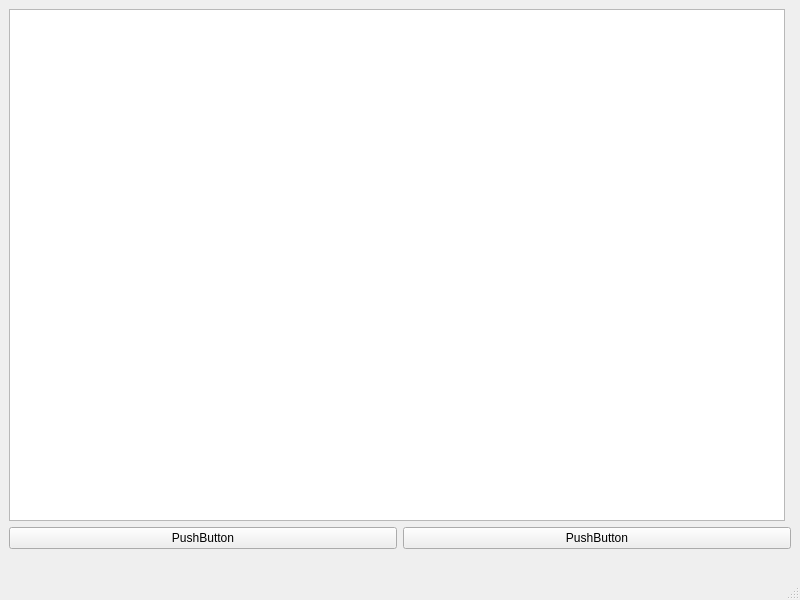
<?xml version="1.0" encoding="UTF-8"?>
<ui version="4.0">
 <class>MainWindow</class>
 <widget class="QMainWindow" name="MainWindow">
  <property name="geometry">
   <rect>
    <x>0</x>
    <y>0</y>
    <width>800</width>
    <height>600</height>
   </rect>
  </property>
  <property name="sizePolicy">
   <sizepolicy hsizetype="Fixed" vsizetype="Expanding">
    <horstretch>0</horstretch>
    <verstretch>0</verstretch>
   </sizepolicy>
  </property>
  <property name="windowTitle">
   <string>MainWindow</string>
  </property>
  <widget class="QWidget" name="centralwidget">
   <layout class="QVBoxLayout" name="verticalLayout">
    <item>
     <layout class="QHBoxLayout" name="horizontalLayout">
      <item>
       <widget class="QTreeView" name="treeView"/>
      </item>
      <item>
       <widget class="QWidget" name="widget" native="true"/>
      </item>
     </layout>
    </item>
    <item>
     <layout class="QHBoxLayout" name="horizontalLayout_2">
      <item>
       <widget class="QPushButton" name="pushButton">
        <property name="text">
         <string>PushButton</string>
        </property>
       </widget>
      </item>
      <item>
       <widget class="QPushButton" name="pushButton_2">
        <property name="text">
         <string>PushButton</string>
        </property>
       </widget>
      </item>
     </layout>
    </item>
    <item>
     <spacer name="horizontalSpacer">
      <property name="orientation">
       <enum>Qt::Orientation::Horizontal</enum>
      </property>
      <property name="sizeHint" stdset="0">
       <size>
        <width>779</width>
        <height>20</height>
       </size>
      </property>
     </spacer>
    </item>
   </layout>
  </widget>
  <widget class="QMenuBar" name="menubar">
   <property name="geometry">
    <rect>
     <x>0</x>
     <y>0</y>
     <width>800</width>
     <height>21</height>
    </rect>
   </property>
  </widget>
  <widget class="QStatusBar" name="statusbar"/>
 </widget>
 <resources/>
 <connections/>
</ui>
